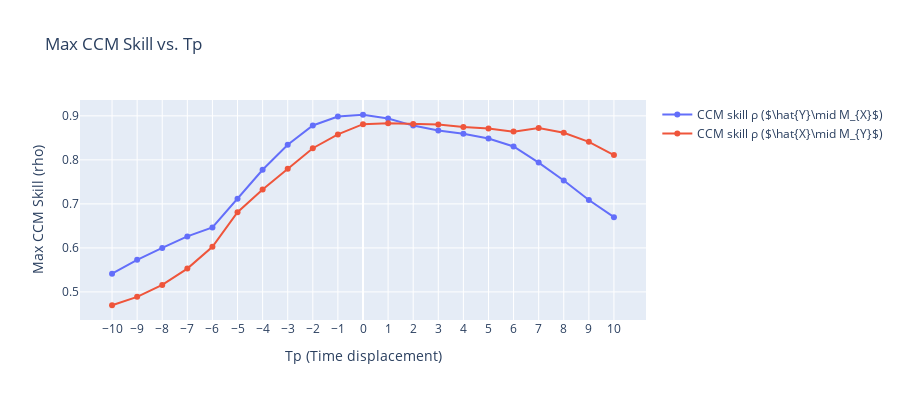

Here is the notebook cell this chart was saved with:
### Code cell
time=df_AT['age']
X = df_AT['AT']
Y = df_CO2['CO2']

# flip X AND Y
# X = X[::-1]
# Y = Y[::-1]
# time = time[::-1]


# plot X and Y
plt.figure(figsize=(10, 4)) 
plt.plot(time, X, label="AT", color='tab:blue')
plt.plot(time, Y, label="CO2", color='tab:orange')
plt.xlabel("Time")
plt.ylabel("Value")
plt.legend()
plt.show()

# Build a dataframe for pyEDM
df = pd.DataFrame({
    "Time": time,
    "X": X,
    "Y": Y,
})


Tps = range(-10, 11)  # scanning Tp from -10 to 10
forward_max_rhos = []  # for X -> Y
reverse_max_rhos = []  # for Y -> X

# For each Tp, run CCM
for Tp in Tps:
    ccm_out = CCM(
        dataFrame   = df,
        E           = 4,
        tau         = 2,
        columns     = 'X',    # use X as the library (predictor)
        target      = 'Y',    # predict Y (target)
        libSizes    = '300',
        sample      = 100,
        random      = True,
        replacement = False,
        Tp          = Tp
    )

    forward_rho = ccm_out['X:Y'].max()  # X->Y (i.e. predicting Y from X)
    reverse_rho = ccm_out['Y:X'].max()  # Y->X (predicting X from Y)
    forward_max_rhos.append(forward_rho)
    reverse_max_rhos.append(reverse_rho)

# Plot the CCM skill vs. Tp using Plotly
fig = go.Figure()

# Plot for X -> Y
fig.add_trace(go.Scatter(
    x=list(Tps),
    y=forward_max_rhos,
    mode='lines+markers',
    name=fr"CCM skill ρ ($\hat{{Y}}\mid M_{{X}}$)"
))
# Plot for Y -> X
fig.add_trace(go.Scatter(
    x=list(Tps),
    y=reverse_max_rhos,
    mode='lines+markers',
    name=fr"CCM skill ρ ($\hat{{X}}\mid M_{{Y}}$)"
))

fig.update_layout(
    title="Max CCM Skill vs. Tp",
    xaxis_title="Tp (Time displacement)",
    yaxis_title="Max CCM Skill (rho)",
    width=900,
    height=400
)
fig.update_xaxes(tickmode='array', tickvals=list(Tps))
fig.show()

### Figure 1 — Plotly figure (JSON) as saved in the notebook; plotly's stock layout.template omitted (floating-point values rounded to 4 significant figures)
{"data": [{"mode": "lines+markers", "name": "CCM skill ρ ($\\hat{Y}\\mid M_{X}$)", "type": "scatter", "x": [-10, -9, -8, -7, -6, -5, -4, -3, -2, -1, 0, 1, 2, 3, 4, 5, 6, 7, 8, 9, 10], "y": [0.5415, 0.5731, 0.5999, 0.6261, 0.6465, 0.7116, 0.7776, 0.8343, 0.8781, 0.8986, 0.9025, 0.8942, 0.8779, 0.8667, 0.8594, 0.8484, 0.8305, 0.7938, 0.753, 0.7088, 0.6699]}, {"mode": "lines+markers", "name": "CCM skill ρ ($\\hat{X}\\mid M_{Y}$)", "type": "scatter", "x": [-10, -9, -8, -7, -6, -5, -4, -3, -2, -1, 0, 1, 2, 3, 4, 5, 6, 7, 8, 9, 10], "y": [0.4697, 0.4888, 0.5159, 0.553, 0.6024, 0.6811, 0.7327, 0.7798, 0.8265, 0.8579, 0.8812, 0.8833, 0.8817, 0.8802, 0.8746, 0.871, 0.8642, 0.8722, 0.8617, 0.8409, 0.8109]}], "layout": {"height": 400, "title": {"text": "Max CCM Skill vs. Tp"}, "width": 900, "xaxis": {"tickmode": "array", "tickvals": [-10, -9, -8, -7, -6, -5, -4, -3, -2, -1, 0, 1, 2, 3, 4, 5, 6, 7, 8, 9, 10], "title": {"text": "Tp (Time displacement)"}}, "yaxis": {"title": {"text": "Max CCM Skill (rho)"}}}}
